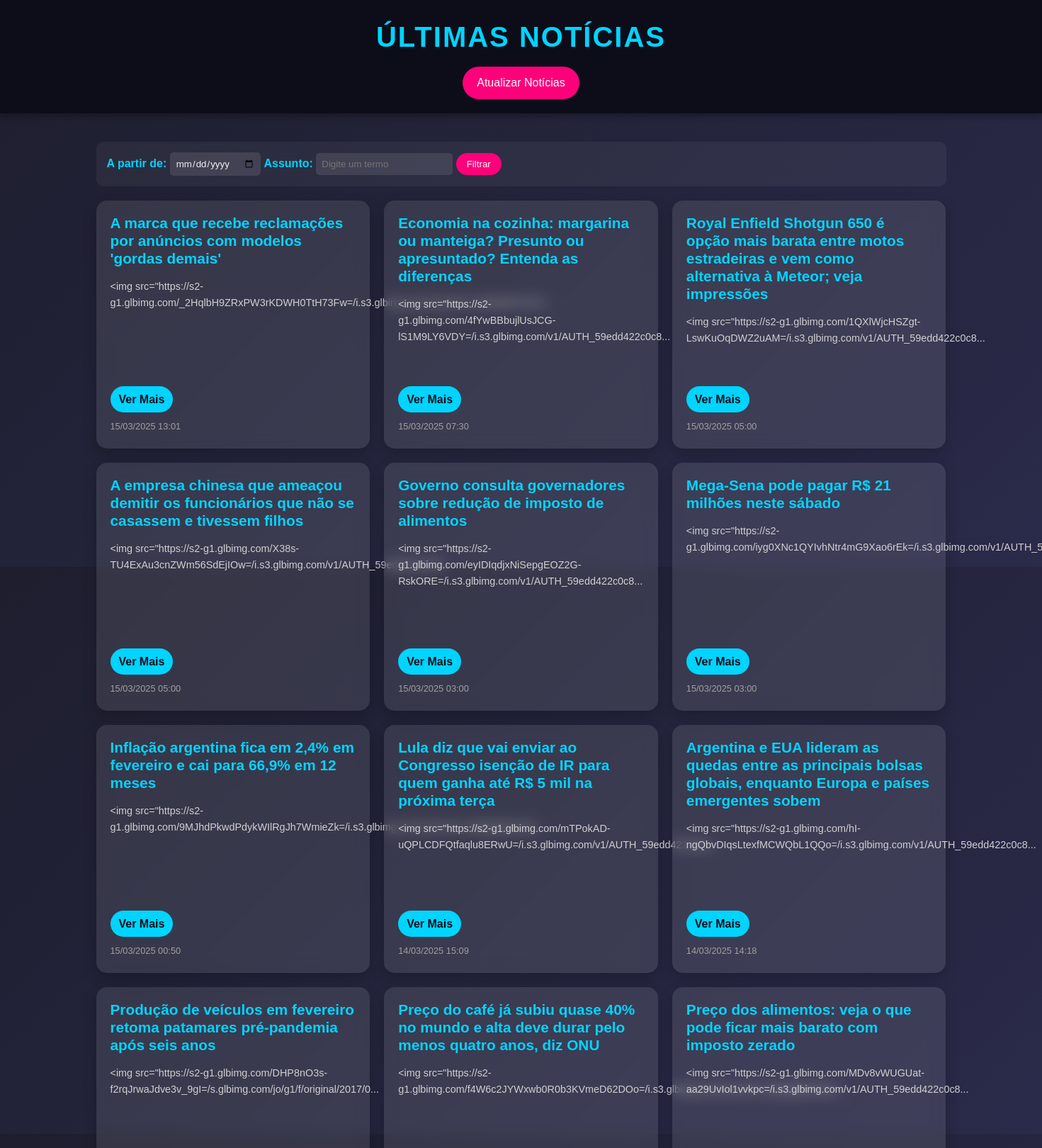
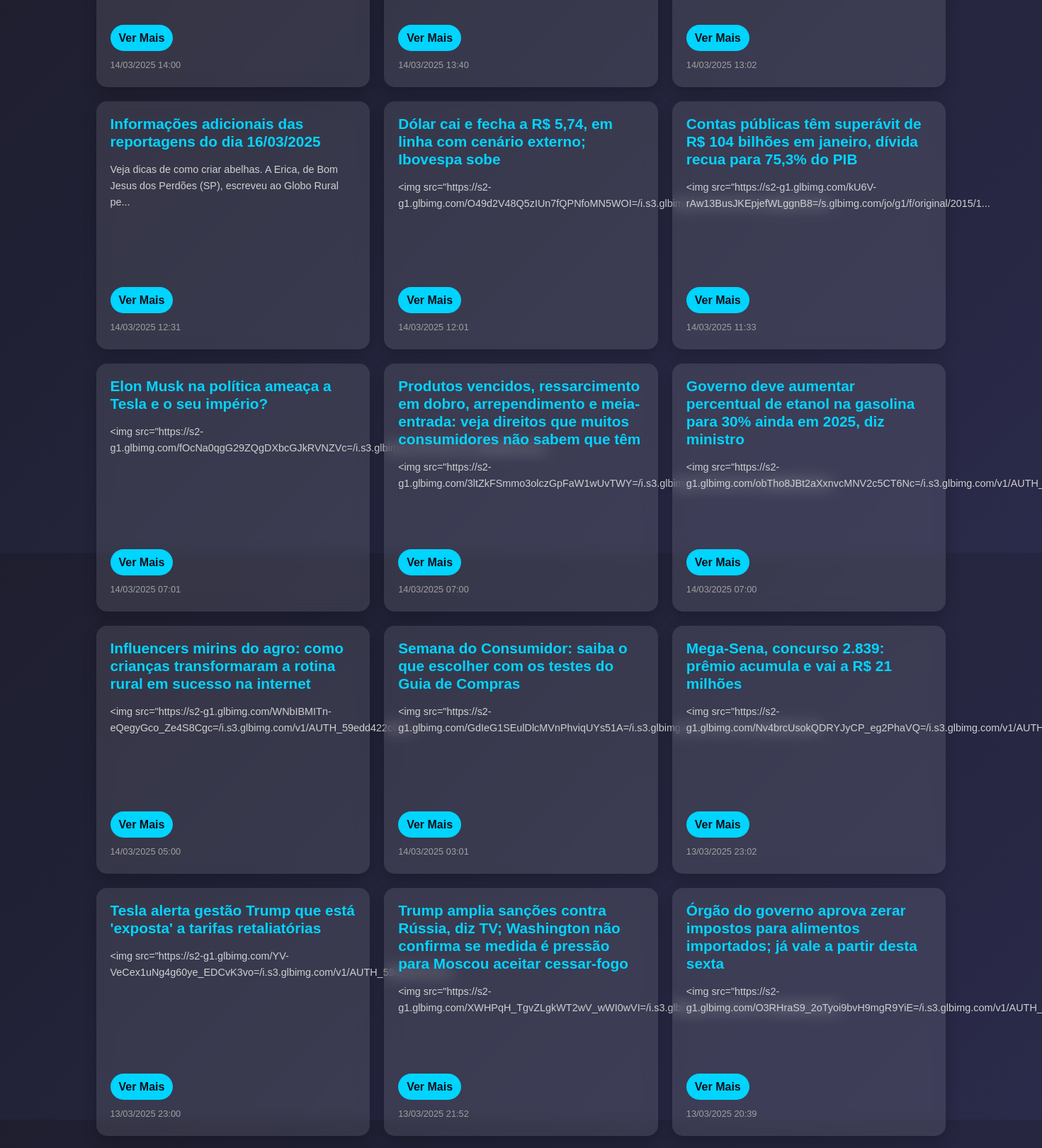
The page / (upper part) on the database its author committed (2 pictures, top to bottom).
### app/models.py (models this page shows)
class Noticia(db.Model):
    __tablename__ = 'Noticia'
    id = db.Column(db.Integer, primary_key=True)
    titulo = db.Column(db.String(200), nullable=False)
    conteudo = db.Column(db.Text, nullable=False)
    url = db.Column(db.String(500), unique=True, nullable=False)
    data_publicacao = db.Column(db.DateTime, nullable=False)

### app/routes.py (the view, shortened to what this page needs)
@app.route('/', methods=['GET'])
def index():
    data_filtro = request.args.get('data', None)
    assunto_filtro = request.args.get('assunto', None)
    print(f"Data filtro recebida: {data_filtro}")
    print(f"Assunto filtro recebido: {assunto_filtro}")
    query = Noticia.query
    if assunto_filtro:
        query = query.filter(
            (Noticia.titulo.ilike(f'%{assunto_filtro}%')) |
            (Noticia.conteudo.ilike(f'%{assunto_filtro}%'))
        )
        print(f"Filtrando por assunto: {assunto_filtro}")
    noticias = query.order_by(Noticia.data_publicacao.desc()).all()
    print(f"Notícias carregadas do banco: {len(noticias)}")
    for n in noticias[:5]:
        print(f"Notícia: {n.titulo} - {n.data_publicacao}")
    return render_template('index.html', noticias=noticias)

### app/templates/index.html (shortened to what this page needs)
<!DOCTYPE html>
<html lang="pt-br">
<head>
    <link rel="stylesheet" href="{{ url_for('static', filename='styles.css') }}">
</head>
<body>
    <header>
        <h1>Últimas Notícias</h1>
        <a href="/atualizar" class="btn-atualizar">Atualizar Notícias</a>
    </header>
    <main>
        <section class="filtro-container">
            <form method="GET" action="/">
                <label for="data">A partir de:</label>
                <input type="date" id="data" name="data">
                <label for="assunto">Assunto:</label>
                <input type="text" id="assunto" name="assunto" placeholder="Digite um termo">
                <button type="submit" class="btn-filtrar">Filtrar</button>
            </form>
        </section>
        <section class="noticias-container">
            {% for noticia in noticias %}
                <article class="noticia-card">
                    <h2>{{ noticia.titulo }}</h2>
                    <p>{{ noticia.conteudo[:100] + '...' if noticia.conteudo|length > 100 else noticia.conteudo }}</p>
                    <a href="{{ url_for('noticia_detalhe', id=noticia.id) }}" class="btn-leia-mais">Ver Mais</a>
                    <small>{{ noticia.data_publicacao.strftime('%d/%m/%Y %H:%M') }}</small>
                </article>
            {% endfor %}
        </section>
    </main>
</body>
</html>

### app/static/styles.css (style rules this page uses)
* { margin: 0; padding: 0; box-sizing: border-box; font-family: 'Arial', sans-serif; }
body { background: linear-gradient(135deg, #1e1e2f 0%, #2a2a4a 100%); color: #f0f0f0; line-height: 1.6; min-height: 100vh; display: flex; flex-direction: column; }
header { background: #0d0d1a; padding: 20px; text-align: center; box-shadow: 0 4px 10px rgba(0, 0, 0, 0.3); }
header h1 { font-size: 2.5em; color: #00d4ff; text-transform: uppercase; letter-spacing: 2px; }
.btn-atualizar, .btn-voltar { display: inline-block; margin-top: 10px; padding: 10px 20px; background: #ff007a; color: #fff; text-decoration: none; border-radius: 25px; transition: transform 0.3s, background 0.3s; }
main { flex: 1; padding: 20px; }
.filtro-container { max-width: 1200px; margin: 20px auto; padding: 15px; background: rgba(255, 255, 255, 0.05); border-radius: 10px; display: flex; gap: 15px; align-items: center; }
.filtro-container label { color: #00d4ff; font-weight: bold; }
.filtro-container input { padding: 8px; border: none; border-radius: 5px; background: rgba(255, 255, 255, 0.1); color: #f0f0f0; }
.btn-filtrar { padding: 8px 15px; background: #ff007a; color: #fff; border: none; border-radius: 20px; cursor: pointer; transition: background 0.3s; }
.noticias-container { max-width: 1200px; margin: 0 auto; display: grid; grid-template-columns: repeat(auto-fit, minmax(300px, 1fr)); gap: 20px; }
.noticia-card { background: rgba(255, 255, 255, 0.1); border-radius: 15px; padding: 20px; backdrop-filter: blur(10px); box-shadow: 0 8px 20px rgba(0, 0, 0, 0.2); transition: transform 0.3s, box-shadow 0.3s; height: 350px; display: flex; flex-direction: column; gap: 10px; }
.noticia-card h2 { font-size: 1.3em; color: #00d4ff; margin-bottom: 5px; line-height: 1.2; }
.noticia-card p { font-size: 0.9em; color: #d0d0d0; margin-bottom: 10px; flex-grow: 1; }
.btn-leia-mais { display: inline-block; padding: 6px 12px; background: #00d4ff; color: #0d0d1a; text-decoration: none; border-radius: 20px; font-weight: bold; transition: background 0.3s; align-self: flex-start; }
.noticia-card small { font-size: 0.8em; color: #a0a0a0; }

### rows shown on the page
Noticia: titulo "A marca que recebe reclamações por anúncios com modelos 'gordas demais'", conteudo "<img src=\"https://s2-g1.glbimg.com/_2HqlbH9ZRxPW3rKDWH0TtH73Fw=/i.s3.glbimg.com/v1/AUTH_59edd422c0c8...", data_publicacao "15/03/2025 13:01"
Noticia: titulo "Economia na cozinha: margarina ou manteiga? Presunto ou apresuntado? Entenda as diferenças", conteudo "<img src=\"https://s2-g1.glbimg.com/4fYwBBbujlUsJCG-lS1M9LY6VDY=/i.s3.glbimg.com/v1/AUTH_59edd422c0c8...", data_publicacao "15/03/2025 07:30"
Noticia: titulo "Royal Enfield Shotgun 650 é opção mais barata entre motos estradeiras e vem como alternativa à Meteor; veja impressões", conteudo "<img src=\"https://s2-g1.glbimg.com/1QXlWjcHSZgt-LswKuOqDWZ2uAM=/i.s3.glbimg.com/v1/AUTH_59edd422c0c8...", data_publicacao "15/03/2025 05:00"
Noticia: titulo "A empresa chinesa que ameaçou demitir os funcionários que não se casassem e tivessem filhos", conteudo "<img src=\"https://s2-g1.glbimg.com/X38s-TU4ExAu3cnZWm56SdEjIOw=/i.s3.glbimg.com/v1/AUTH_59edd422c0c8...", data_publicacao "15/03/2025 05:00"
Noticia: titulo "Governo consulta governadores sobre redução de imposto de alimentos", conteudo "<img src=\"https://s2-g1.glbimg.com/eyIDIqdjxNiSepgEOZ2G-RskORE=/i.s3.glbimg.com/v1/AUTH_59edd422c0c8...", data_publicacao "15/03/2025 03:00"
Noticia: titulo "Mega-Sena pode pagar R$ 21 milhões neste sábado", conteudo "<img…", data_publicacao "15/03/2025 03:00"
Noticia: titulo "Inflação argentina fica em 2,4% em fevereiro e cai para 66,9% em 12 meses", conteudo "<img src=\"https://s2-g1.glbimg.com/9MJhdPkwdPdykWIlRgJh7WmieZk=/i.s3.glbimg.com/v1/AUTH_59edd422c0c8...", data_publicacao "15/03/2025 00:50"
Noticia: titulo "Lula diz que vai enviar ao Congresso isenção de IR para quem ganha até R$ 5 mil na próxima terça", conteudo "<img src=\"https://s2-g1.glbimg.com/mTPokAD-uQPLCDFQtfaqlu8ERwU=/i.s3.glbimg.com/v1/AUTH_59edd422c0c8...", data_publicacao "14/03/2025 15:09"
Noticia: titulo "Argentina e EUA lideram as quedas entre as principais bolsas globais, enquanto Europa e países emergentes sobem", conteudo "<img src=\"https://s2-g1.glbimg.com/hI-ngQbvDIqsLtexfMCWQbL1QQo=/i.s3.glbimg.com/v1/AUTH_59edd422c0c8...", data_publicacao "14/03/2025 14:18"
Noticia: titulo "Produção de veículos em fevereiro retoma patamares pré-pandemia após seis anos", conteudo "<img src=\"https://s2-g1.glbimg.com/DHP8nO3s-f2rqJrwaJdve3v_9gI=/s.glbimg.com/jo/g1/f/original/2017/0...", data_publicacao "14/03/2025 14:00"
Noticia: titulo "Preço do café já subiu quase 40% no mundo e alta deve durar pelo menos quatro anos, diz ONU", conteudo "<img src=\"https://s2-g1.glbimg.com/f4W6c2JYWxwb0R0b3KVmeD62DOo=/i.s3.glbimg.com/v1/AUTH_59edd422c0c8...", data_publicacao "14/03/2025 13:40"
Noticia: titulo "Preço dos alimentos: veja o que pode ficar mais barato com imposto zerado", conteudo "<img src=\"https://s2-g1.glbimg.com/MDv8vWUGUat-aa29UvIol1vvkpc=/i.s3.glbimg.com/v1/AUTH_59edd422c0c8...", data_publicacao "14/03/2025 13:02"
Noticia: titulo "Informações adicionais das reportagens do dia 16/03/2025", conteudo "Veja dicas de como criar abelhas. A Erica, de Bom Jesus dos Perdões (SP), escreveu ao Globo Rural pe...", data_publicacao "14/03/2025 12:31"
Noticia: titulo "Dólar cai e fecha a R$ 5,74, em linha com cenário externo; Ibovespa sobe", conteudo "<img src=\"https://s2-g1.glbimg.com/O49d2V48Q5zIUn7fQPNfoMN5WOI=/i.s3.glbimg.com/v1/AUTH_59edd422c0c8...", data_publicacao "14/03/2025 12:01"
Noticia: titulo "Contas públicas têm superávit de R$ 104 bilhões em janeiro, dívida recua para 75,3% do PIB", conteudo "<img src=\"https://s2-g1.glbimg.com/kU6V-rAw13BusJKEpjefWLggnB8=/s.glbimg.com/jo/g1/f/original/2015/1...", data_publicacao "14/03/2025 11:33"
Noticia: titulo "Elon Musk na política ameaça a Tesla e o seu império?", conteudo "<img src=\"https://s2-g1.glbimg.com/fOcNa0qgG29ZQgDXbcGJkRVNZVc=/i.s3.glbimg.com/v1/AUTH_59edd422c0c8...", data_publicacao "14/03/2025 07:01"
Noticia: titulo "Produtos vencidos, ressarcimento em dobro, arrependimento e meia-entrada: veja direitos que muitos consumidores não sabem que têm", conteudo "<img src=\"https://s2-g1.glbimg.com/3ltZkFSmmo3olczGpFaW1wUvTWY=/i.s3.glbimg.com/v1/AUTH_59edd422c0c8...", data_publicacao "14/03/2025 07:00"
Noticia: titulo "Governo deve aumentar percentual de etanol na gasolina para 30% ainda em 2025, diz ministro", conteudo "<img…", data_publicacao "14/03/2025 07:00"
Noticia: titulo "Influencers mirins do agro: como crianças transformaram a rotina rural em sucesso na internet", conteudo "<img src=\"https://s2-g1.glbimg.com/WNbIBMITn-eQegyGco_Ze4S8Cgc=/i.s3.glbimg.com/v1/AUTH_59edd422c0c8...", data_publicacao "14/03/2025 05:00"
Noticia: titulo "Semana do Consumidor: saiba o que escolher com os testes do Guia de Compras", conteudo "<img src=\"https://s2-g1.glbimg.com/GdIeG1SEulDlcMVnPhviqUYs51A=/i.s3.glbimg.com/v1/AUTH_59edd422c0c8...", data_publicacao "14/03/2025 03:01"
Noticia: titulo "Mega-Sena, concurso 2.839: prêmio acumula e vai a R$ 21 milhões", conteudo "<img…", data_publicacao "13/03/2025 23:02"
Noticia: titulo "Tesla alerta gestão Trump que está 'exposta' a tarifas retaliatórias", conteudo "<img src=\"https://s2-g1.glbimg.com/YV-VeCex1uNg4g60ye_EDCvK3vo=/i.s3.glbimg.com/v1/AUTH_59edd422c0c8...", data_publicacao "13/03/2025 23:00"
Noticia: titulo "Trump amplia sanções contra Rússia, diz TV; Washington não confirma se medida é pressão para Moscou aceitar cessar-fogo", conteudo "<img src=\"https://s2-g1.glbimg.com/XWHPqH_TgvZLgkWT2wV_wWI0wVI=/i.s3.glbimg.com/v1/AUTH_59edd422c0c8...", data_publicacao "13/03/2025 21:52"
Noticia: titulo "Órgão do governo aprova zerar impostos para alimentos importados; já vale a partir desta sexta", conteudo "<img…", data_publicacao "13/03/2025 20:39"
